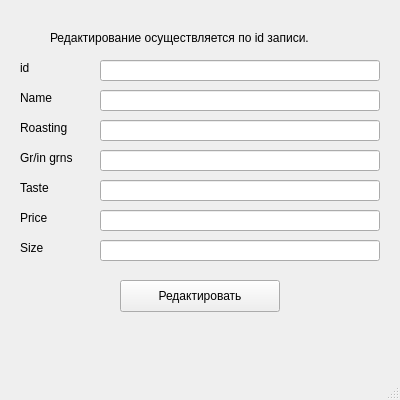
<?xml version="1.0" encoding="UTF-8"?>
<ui version="4.0">
 <class>MainWindow</class>
 <widget class="QMainWindow" name="MainWindow">
  <property name="geometry">
   <rect>
    <x>0</x>
    <y>0</y>
    <width>400</width>
    <height>400</height>
   </rect>
  </property>
  <property name="windowTitle">
   <string>MainWindow</string>
  </property>
  <widget class="QWidget" name="centralwidget">
   <widget class="QLineEdit" name="id">
    <property name="geometry">
     <rect>
      <x>100</x>
      <y>60</y>
      <width>280</width>
      <height>21</height>
     </rect>
    </property>
   </widget>
   <widget class="QLineEdit" name="name">
    <property name="geometry">
     <rect>
      <x>100</x>
      <y>90</y>
      <width>280</width>
      <height>21</height>
     </rect>
    </property>
   </widget>
   <widget class="QLineEdit" name="roasting">
    <property name="geometry">
     <rect>
      <x>100</x>
      <y>120</y>
      <width>280</width>
      <height>21</height>
     </rect>
    </property>
   </widget>
   <widget class="QLineEdit" name="grounds">
    <property name="geometry">
     <rect>
      <x>100</x>
      <y>150</y>
      <width>280</width>
      <height>21</height>
     </rect>
    </property>
   </widget>
   <widget class="QLineEdit" name="taste">
    <property name="geometry">
     <rect>
      <x>100</x>
      <y>180</y>
      <width>280</width>
      <height>21</height>
     </rect>
    </property>
   </widget>
   <widget class="QLabel" name="label">
    <property name="geometry">
     <rect>
      <x>20</x>
      <y>60</y>
      <width>60</width>
      <height>16</height>
     </rect>
    </property>
    <property name="text">
     <string>id</string>
    </property>
   </widget>
   <widget class="QLabel" name="label_2">
    <property name="geometry">
     <rect>
      <x>20</x>
      <y>90</y>
      <width>60</width>
      <height>16</height>
     </rect>
    </property>
    <property name="text">
     <string>Name</string>
    </property>
   </widget>
   <widget class="QLabel" name="label_3">
    <property name="geometry">
     <rect>
      <x>20</x>
      <y>120</y>
      <width>60</width>
      <height>16</height>
     </rect>
    </property>
    <property name="text">
     <string>Roasting</string>
    </property>
   </widget>
   <widget class="QLabel" name="label_4">
    <property name="geometry">
     <rect>
      <x>20</x>
      <y>180</y>
      <width>60</width>
      <height>16</height>
     </rect>
    </property>
    <property name="text">
     <string>Taste</string>
    </property>
   </widget>
   <widget class="QLabel" name="label_5">
    <property name="geometry">
     <rect>
      <x>20</x>
      <y>150</y>
      <width>60</width>
      <height>16</height>
     </rect>
    </property>
    <property name="text">
     <string>Gr/in grns</string>
    </property>
   </widget>
   <widget class="QLabel" name="label_6">
    <property name="geometry">
     <rect>
      <x>20</x>
      <y>210</y>
      <width>60</width>
      <height>16</height>
     </rect>
    </property>
    <property name="text">
     <string>Price</string>
    </property>
   </widget>
   <widget class="QLineEdit" name="price">
    <property name="geometry">
     <rect>
      <x>100</x>
      <y>210</y>
      <width>280</width>
      <height>21</height>
     </rect>
    </property>
   </widget>
   <widget class="QLabel" name="label_7">
    <property name="geometry">
     <rect>
      <x>20</x>
      <y>240</y>
      <width>60</width>
      <height>16</height>
     </rect>
    </property>
    <property name="text">
     <string>Size</string>
    </property>
   </widget>
   <widget class="QLineEdit" name="size">
    <property name="geometry">
     <rect>
      <x>100</x>
      <y>240</y>
      <width>280</width>
      <height>21</height>
     </rect>
    </property>
   </widget>
   <widget class="QPushButton" name="pushButton">
    <property name="geometry">
     <rect>
      <x>120</x>
      <y>280</y>
      <width>160</width>
      <height>32</height>
     </rect>
    </property>
    <property name="text">
     <string>Редактировать</string>
    </property>
   </widget>
   <widget class="QLabel" name="label_8">
    <property name="geometry">
     <rect>
      <x>50</x>
      <y>30</y>
      <width>300</width>
      <height>16</height>
     </rect>
    </property>
    <property name="text">
     <string>Редактирование осуществляется по id записи.</string>
    </property>
   </widget>
  </widget>
  <widget class="QMenuBar" name="menubar">
   <property name="geometry">
    <rect>
     <x>0</x>
     <y>0</y>
     <width>400</width>
     <height>24</height>
    </rect>
   </property>
  </widget>
  <widget class="QStatusBar" name="statusbar"/>
 </widget>
 <resources/>
 <connections/>
</ui>
